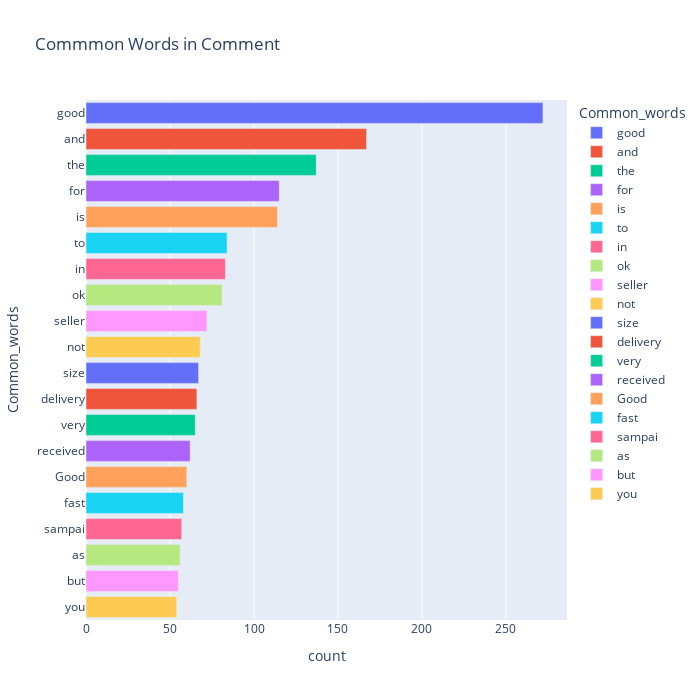

Source (notebook cell):
### Code cell
import plotly.express as px
fig = px.bar(temp, x="count", y="Common_words", title='Commmon Words in Comment', orientation='h', 
             width=700, height=700,color='Common_words')
fig.show()

### Figure 1 — Plotly figure (JSON) as saved in the notebook; plotly's stock layout.template omitted (floating-point values rounded to 4 significant figures)
{"data": [{"alignmentgroup": "True", "hovertemplate": "Common_words=%{y}<br>count=%{x}<extra></extra>", "legendgroup": "good", "marker": {"color": "#636efa", "pattern": {"shape": ""}}, "name": "good", "offsetgroup": "good", "orientation": "h", "showlegend": true, "textposition": "auto", "type": "bar", "x": [272], "xaxis": "x", "y": ["good"], "yaxis": "y"}, {"alignmentgroup": "True", "hovertemplate": "Common_words=%{y}<br>count=%{x}<extra></extra>", "legendgroup": "and", "marker": {"color": "#EF553B", "pattern": {"shape": ""}}, "name": "and", "offsetgroup": "and", "orientation": "h", "showlegend": true, "textposition": "auto", "type": "bar", "x": [167], "xaxis": "x", "y": ["and"], "yaxis": "y"}, {"alignmentgroup": "True", "hovertemplate": "Common_words=%{y}<br>count=%{x}<extra></extra>", "legendgroup": "the", "marker": {"color": "#00cc96", "pattern": {"shape": ""}}, "name": "the", "offsetgroup": "the", "orientation": "h", "showlegend": true, "textposition": "auto", "type": "bar", "x": [137], "xaxis": "x", "y": ["the"], "yaxis": "y"}, {"alignmentgroup": "True", "hovertemplate": "Common_words=%{y}<br>count=%{x}<extra></extra>", "legendgroup": "for", "marker": {"color": "#ab63fa", "pattern": {"shape": ""}}, "name": "for", "offsetgroup": "for", "orientation": "h", "showlegend": true, "textposition": "auto", "type": "bar", "x": [115], "xaxis": "x", "y": ["for"], "yaxis": "y"}, {"alignmentgroup": "True", "hovertemplate": "Common_words=%{y}<br>count=%{x}<extra></extra>", "legendgroup": "is", "marker": {"color": "#FFA15A", "pattern": {"shape": ""}}, "name": "is", "offsetgroup": "is", "orientation": "h", "showlegend": true, "textposition": "auto", "type": "bar", "x": [114], "xaxis": "x", "y": ["is"], "yaxis": "y"}, {"alignmentgroup": "True", "hovertemplate": "Common_words=%{y}<br>count=%{x}<extra></extra>", "legendgroup": "to", "marker": {"color": "#19d3f3", "pattern": {"shape": ""}}, "name": "to", "offsetgroup": "to", "orientation": "h", "showlegend": true, "textposition": "auto", "type": "bar", "x": [84], "xaxis": "x", "y": ["to"], "yaxis": "y"}, {"alignmentgroup": "True", "hovertemplate": "Common_words=%{y}<br>count=%{x}<extra></extra>", "legendgroup": "in", "marker": {"color": "#FF6692", "pattern": {"shape": ""}}, "name": "in", "offsetgroup": "in", "orientation": "h", "showlegend": true, "textposition": "auto", "type": "bar", "x": [83], "xaxis": "x", "y": ["in"], "yaxis": "y"}, {"alignmentgroup": "True", "hovertemplate": "Common_words=%{y}<br>count=%{x}<extra></extra>", "legendgroup": "ok", "marker": {"color": "#B6E880", "pattern": {"shape": ""}}, "name": "ok", "offsetgroup": "ok", "orientation": "h", "showlegend": true, "textposition": "auto", "type": "bar", "x": [81], "xaxis": "x", "y": ["ok"], "yaxis": "y"}, {"alignmentgroup": "True", "hovertemplate": "Common_words=%{y}<br>count=%{x}<extra></extra>", "legendgroup": "seller", "marker": {"color": "#FF97FF", "pattern": {"shape": ""}}, "name": "seller", "offsetgroup": "seller", "orientation": "h", "showlegend": true, "textposition": "auto", "type": "bar", "x": [72], "xaxis": "x", "y": ["seller"], "yaxis": "y"}, {"alignmentgroup": "True", "hovertemplate": "Common_words=%{y}<br>count=%{x}<extra></extra>", "legendgroup": "not", "marker": {"color": "#FECB52", "pattern": {"shape": ""}}, "name": "not", "offsetgroup": "not", "orientation": "h", "showlegend": true, "textposition": "auto", "type": "bar", "x": [68], "xaxis": "x", "y": ["not"], "yaxis": "y"}, {"alignmentgroup": "True", "hovertemplate": "Common_words=%{y}<br>count=%{x}<extra></extra>", "legendgroup": "size", "marker": {"color": "#636efa", "pattern": {"shape": ""}}, "name": "size", "offsetgroup": "size", "orientation": "h", "showlegend": true, "textposition": "auto", "type": "bar", "x": [67], "xaxis": "x", "y": ["size"], "yaxis": "y"}, {"alignmentgroup": "True", "hovertemplate": "Common_words=%{y}<br>count=%{x}<extra></extra>", "legendgroup": "delivery", "marker": {"color": "#EF553B", "pattern": {"shape": ""}}, "name": "delivery", "offsetgroup": "delivery", "orientation": "h", "showlegend": true, "textposition": "auto", "type": "bar", "x": [66], "xaxis": "x", "y": ["delivery"], "yaxis": "y"}, {"alignmentgroup": "True", "hovertemplate": "Common_words=%{y}<br>count=%{x}<extra></extra>", "legendgroup": "very", "marker": {"color": "#00cc96", "pattern": {"shape": ""}}, "name": "very", "offsetgroup": "very", "orientation": "h", "showlegend": true, "textposition": "auto", "type": "bar", "x": [65], "xaxis": "x", "y": ["very"], "yaxis": "y"}, {"alignmentgroup": "True", "hovertemplate": "Common_words=%{y}<br>count=%{x}<extra></extra>", "legendgroup": "received", "marker": {"color": "#ab63fa", "pattern": {"shape": ""}}, "name": "received", "offsetgroup": "received", "orientation": "h", "showlegend": true, "textposition": "auto", "type": "bar", "x": [62], "xaxis": "x", "y": ["received"], "yaxis": "y"}, {"alignmentgroup": "True", "hovertemplate": "Common_words=%{y}<br>count=%{x}<extra></extra>", "legendgroup": "Good", "marker": {"color": "#FFA15A", "pattern": {"shape": ""}}, "name": "Good", "offsetgroup": "Good", "orientation": "h", "showlegend": true, "textposition": "auto", "type": "bar", "x": [60], "xaxis": "x", "y": ["Good"], "yaxis": "y"}, {"alignmentgroup": "True", "hovertemplate": "Common_words=%{y}<br>count=%{x}<extra></extra>", "legendgroup": "fast", "marker": {"color": "#19d3f3", "pattern": {"shape": ""}}, "name": "fast", "offsetgroup": "fast", "orientation": "h", "showlegend": true, "textposition": "auto", "type": "bar", "x": [58], "xaxis": "x", "y": ["fast"], "yaxis": "y"}, {"alignmentgroup": "True", "hovertemplate": "Common_words=%{y}<br>count=%{x}<extra></extra>", "legendgroup": "sampai", "marker": {"color": "#FF6692", "pattern": {"shape": ""}}, "name": "sampai", "offsetgroup": "sampai", "orientation": "h", "showlegend": true, "textposition": "auto", "type": "bar", "x": [57], "xaxis": "x", "y": ["sampai"], "yaxis": "y"}, {"alignmentgroup": "True", "hovertemplate": "Common_words=%{y}<br>count=%{x}<extra></extra>", "legendgroup": "as", "marker": {"color": "#B6E880", "pattern": {"shape": ""}}, "name": "as", "offsetgroup": "as", "orientation": "h", "showlegend": true, "textposition": "auto", "type": "bar", "x": [56], "xaxis": "x", "y": ["as"], "yaxis": "y"}, {"alignmentgroup": "True", "hovertemplate": "Common_words=%{y}<br>count=%{x}<extra></extra>", "legendgroup": "but", "marker": {"color": "#FF97FF", "pattern": {"shape": ""}}, "name": "but", "offsetgroup": "but", "orientation": "h", "showlegend": true, "textposition": "auto", "type": "bar", "x": [55], "xaxis": "x", "y": ["but"], "yaxis": "y"}, {"alignmentgroup": "True", "hovertemplate": "Common_words=%{y}<br>count=%{x}<extra></extra>", "legendgroup": "you", "marker": {"color": "#FECB52", "pattern": {"shape": ""}}, "name": "you", "offsetgroup": "you", "orientation": "h", "showlegend": true, "textposition": "auto", "type": "bar", "x": [54], "xaxis": "x", "y": ["you"], "yaxis": "y"}], "layout": {"barmode": "relative", "height": 700, "legend": {"title": {"text": "Common_words"}, "tracegroupgap": 0}, "title": {"text": "Commmon Words in Comment"}, "width": 700, "xaxis": {"anchor": "y", "domain": [0, 1], "title": {"text": "count"}}, "yaxis": {"anchor": "x", "categoryarray": ["you", "but", "as", "sampai", "fast", "Good", "received", "very", "delivery", "size", "not", "seller", "ok", "in", "to", "is", "for", "the", "and", "good"], "categoryorder": "array", "domain": [0, 1], "title": {"text": "Common_words"}}}}
